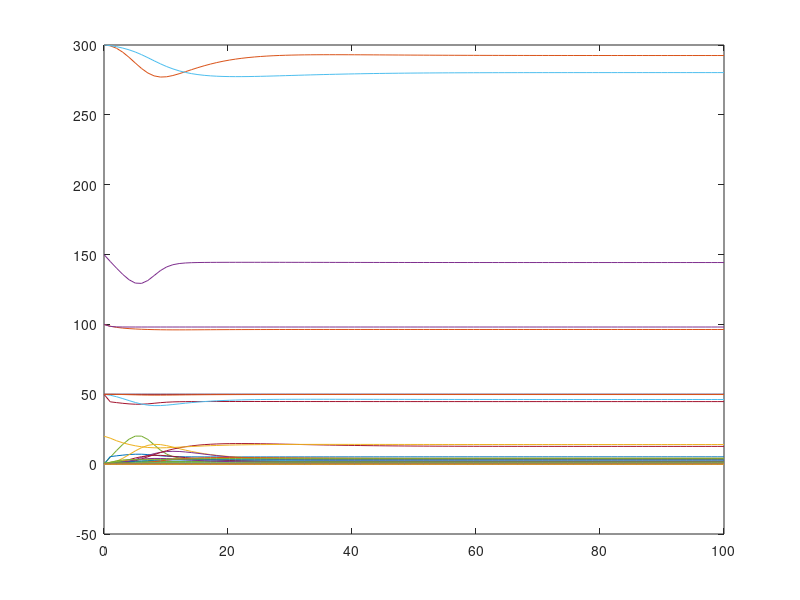

The MATLAB script that drew this image:
% This file works with OCTAVE and is automatically generated with 
% the System Biology Format Converter (http://sbfc.sourceforge.net/)
% from an SBML file.
% To run this file with Matlab you must edit the comments providing
% the definition of the ode solver and the signature for the 
% xdot function.
%
% The conversion system has the following limitations:
%  - You may have to re order some reactions and Assignment Rules definition
%  - Delays are not taken into account
%  - You should change the lsode parameters (start, end, steps) to get better results
%

%
% Model name = DallePezze2016 - Activation of AMPK and mTOR by amino acids
%
% is http://identifiers.org/biomodels.db/MODEL1702270000
% is http://identifiers.org/biomodels.db/BIOMD0000000640
% isDescribedBy http://identifiers.org/pubmed/27869123
%


function main()
%Initial conditions vector
	x0=zeros(45,1);
	x0(1) = 50.0;
	x0(2) = 0.0;
	x0(3) = 0.0;
	x0(4) = 150.0;
	x0(5) = 0.0;
	x0(6) = 0.0;
	x0(7) = 50.0;
	x0(8) = 0.0;
	x0(9) = 300.0;
	x0(10) = 0.0;
	x0(11) = 0.0;
	x0(12) = 0.0;
	x0(13) = 50.0;
	x0(14) = 0.0;
	x0(15) = 0.0;
	x0(16) = 100.0;
	x0(17) = 0.0;
	x0(18) = 100.0;
	x0(19) = 0.0;
	x0(20) = 300.0;
	x0(21) = 0.0;
	x0(22) = 0.0;
	x0(23) = 0.0;
	x0(24) = 20.0;
	x0(25) = 0.0;
	x0(26) = 0.0;
	x0(27) = 0.0;
	x0(28) = 50.0;
	x0(29) = 0.0;
	x0(30) = 50.0;
	x0(31) = 0.0;
	x0(32) = 0.0;
	x0(33) = 1.0;
	x0(34) = 0.0;
	x0(35) = 0.0;
	x0(36) = 0.0;
	x0(37) = 0.0;
	x0(38) = 0.0;
	x0(39) = 0.0;
	x0(40) = 0.0;
	x0(41) = 0.0;
	x0(42) = 0.0;
	x0(43) = 0.0;
	x0(44) = 0.0;
	x0(45) = 0.0;


% Depending on whether you are using Octave or Matlab,
% you should comment / uncomment one of the following blocks.
% This should also be done for the definition of the function f below.
% Start Matlab code
%	tspan=[0:0.01:100];
%	opts = odeset('AbsTol',1e-3);
%	[t,x]=ode23tb(@f,tspan,x0,opts);
% End Matlab code

% Start Octave code
	t=linspace(0,100,100);
	x=lsode('f',x0,t);
% End Octave code


	plot(t,x);
end



% Depending on whether you are using Octave or Matlab,
% you should comment / uncomment one of the following blocks.
% This should also be done for the definition of the function f below.
% Start Matlab code
%function xdot=f(t,x)
% End Matlab code

% Start Octave code
function xdot=f(x,t)
% End Octave code

% Compartment: id = Cell, name = Cell, constant
	compartment_Cell=1.0;
% Parameter:   id =  IRS_phos_by_Amino_Acids, name = IRS_phos_by_Amino_Acids
	global_par_IRS_phos_by_Amino_Acids=0.0331672;
% Parameter:   id =  AMPK_T172_phos_by_Amino_Acids, name = AMPK_T172_phos_by_Amino_Acids
	global_par_AMPK_T172_phos_by_Amino_Acids=17.6284;
% Parameter:   id =  mTORC2_S2481_phos_by_Amino_Acids, name = mTORC2_S2481_phos_by_Amino_Acids
	global_par_mTORC2_S2481_phos_by_Amino_Acids=0.0268658;
% Parameter:   id =  IR_beta_phos_by_Insulin, name = IR_beta_phos_by_Insulin
	global_par_IR_beta_phos_by_Insulin=0.0203796;
% Parameter:   id =  IR_beta_pY1146_dephos, name = IR_beta_pY1146_dephos
	global_par_IR_beta_pY1146_dephos=0.493514;
% Parameter:   id =  IR_beta_ready, name = IR_beta_ready
	global_par_IR_beta_ready=323.611;
% Parameter:   id =  IRS_phos_by_IR_beta_pY1146, name = IRS_phos_by_IR_beta_pY1146
	global_par_IRS_phos_by_IR_beta_pY1146=2.11894;
% Parameter:   id =  IRS_p_phos_by_p70_S6K_pT229_pT389, name = IRS_p_phos_by_p70_S6K_pT229_pT389
	global_par_IRS_p_phos_by_p70_S6K_pT229_pT389=0.338859859949792;
% Parameter:   id =  IRS_phos_by_p70_S6K_pT229_pT389, name = IRS_phos_by_p70_S6K_pT229_pT389
	global_par_IRS_phos_by_p70_S6K_pT229_pT389=0.0863775267376444;
% Parameter:   id =  IRS_pS636_turnover, name = IRS_pS636_turnover
	global_par_IRS_pS636_turnover=25.0;
% Parameter:   id =  AMPK_T172_phos, name = AMPK_T172_phos
	global_par_AMPK_T172_phos=0.490602;
% Parameter:   id =  AMPK_pT172_dephos, name = AMPK_pT172_dephos
	global_par_AMPK_pT172_dephos=165.704;
% Parameter:   id =  Akt_S473_phos_by_mTORC2_pS2481_first, name = Akt_S473_phos_by_mTORC2_pS2481_first
	global_par_Akt_S473_phos_by_mTORC2_pS2481_first=1.31992E-5;
% Parameter:   id =  Akt_S473_phos_by_mTORC2_pS2481_second, name = Akt_S473_phos_by_mTORC2_pS2481_second
	global_par_Akt_S473_phos_by_mTORC2_pS2481_second=0.159093;
% Parameter:   id =  Akt_T308_phos_by_PI3K_p_PDK1_first, name = Akt_T308_phos_by_PI3K_p_PDK1_first
	global_par_Akt_T308_phos_by_PI3K_p_PDK1_first=7.47437;
% Parameter:   id =  Akt_T308_phos_by_PI3K_p_PDK1_second, name = Akt_T308_phos_by_PI3K_p_PDK1_second
	global_par_Akt_T308_phos_by_PI3K_p_PDK1_second=7.47345;
% Parameter:   id =  Akt_pT308_dephos_first, name = Akt_pT308_dephos_first
	global_par_Akt_pT308_dephos_first=88.9654;
% Parameter:   id =  Akt_pT308_dephos_second, name = Akt_pT308_dephos_second
	global_par_Akt_pT308_dephos_second=88.9639;
% Parameter:   id =  Akt_pS473_dephos_first, name = Akt_pS473_dephos_first
	global_par_Akt_pS473_dephos_first=0.376999;
% Parameter:   id =  Akt_pS473_dephos_second, name = Akt_pS473_dephos_second
	global_par_Akt_pS473_dephos_second=0.380005;
% Parameter:   id =  TSC1_TSC2_S1387_phos_by_AMPK_pT172, name = TSC1_TSC2_S1387_phos_by_AMPK_pT172
	global_par_TSC1_TSC2_S1387_phos_by_AMPK_pT172=0.00175772;
% Parameter:   id =  TSC1_TSC2_T1462_phos_by_Akt_pT308, name = TSC1_TSC2_T1462_phos_by_Akt_pT308
	global_par_TSC1_TSC2_T1462_phos_by_Akt_pT308=1.52417;
% Parameter:   id =  TSC1_TSC2_pS1387_dephos, name = TSC1_TSC2_pS1387_dephos
	global_par_TSC1_TSC2_pS1387_dephos=0.25319;
% Parameter:   id =  TSC1_TSC2_pT1462_dephos, name = TSC1_TSC2_pT1462_dephos
	global_par_TSC1_TSC2_pT1462_dephos=147.239;
% Parameter:   id =  mTORC1_pS2448_dephos_by_TSC1_TSC2, name = mTORC1_pS2448_dephos_by_TSC1_TSC2
	global_par_mTORC1_pS2448_dephos_by_TSC1_TSC2=0.00869774;
% Parameter:   id =  mTORC1_S2448_activation_by_Amino_Acids, name = mTORC1_S2448_activation_by_Amino_Acids
	global_par_mTORC1_S2448_activation_by_Amino_Acids=0.0156992;
% Parameter:   id =  mTORC2_pS2481_dephos, name = mTORC2_pS2481_dephos
	global_par_mTORC2_pS2481_dephos=1.42511;
% Parameter:   id =  mTORC2_S2481_phos_by_PI3K_variant_p, name = mTORC2_S2481_phos_by_PI3K_variant_p
	global_par_mTORC2_S2481_phos_by_PI3K_variant_p=0.120736;
% Parameter:   id =  p70_S6K_T229_phos_by_PI3K_p_PDK1_first, name = p70_S6K_T229_phos_by_PI3K_p_PDK1_first
	global_par_p70_S6K_T229_phos_by_PI3K_p_PDK1_first=0.0133520172873009;
% Parameter:   id =  p70_S6K_T229_phos_by_PI3K_p_PDK1_second, name = p70_S6K_T229_phos_by_PI3K_p_PDK1_second
	global_par_p70_S6K_T229_phos_by_PI3K_p_PDK1_second=1.00000002814509E-6;
% Parameter:   id =  p70_S6K_T389_phos_by_mTORC1_pS2448_first, name = p70_S6K_T389_phos_by_mTORC1_pS2448_first
	global_par_p70_S6K_T389_phos_by_mTORC1_pS2448_first=0.00261303413778722;
% Parameter:   id =  p70_S6K_T389_phos_by_mTORC1_pS2448_second, name = p70_S6K_T389_phos_by_mTORC1_pS2448_second
	global_par_p70_S6K_T389_phos_by_mTORC1_pS2448_second=0.110720890919343;
% Parameter:   id =  p70_S6K_pT229_dephos_first, name = p70_S6K_pT229_dephos_first
	global_par_p70_S6K_pT229_dephos_first=1.00000012897033E-6;
% Parameter:   id =  p70_S6K_pT229_dephos_second, name = p70_S6K_pT229_dephos_second
	global_par_p70_S6K_pT229_dephos_second=0.159201353240651;
% Parameter:   id =  p70_S6K_pT389_dephos_first, name = p70_S6K_pT389_dephos_first
	global_par_p70_S6K_pT389_dephos_first=1.10036057608758;
% Parameter:   id =  p70_S6K_pT389_dephos_second, name = p70_S6K_pT389_dephos_second
	global_par_p70_S6K_pT389_dephos_second=1.10215267954479;
% Parameter:   id =  PRAS40_S183_phos_by_mTORC1_pS2448_first, name = PRAS40_S183_phos_by_mTORC1_pS2448_first
	global_par_PRAS40_S183_phos_by_mTORC1_pS2448_first=0.15881;
% Parameter:   id =  PRAS40_S183_phos_by_mTORC1_pS2448_second, name = PRAS40_S183_phos_by_mTORC1_pS2448_second
	global_par_PRAS40_S183_phos_by_mTORC1_pS2448_second=0.0683009;
% Parameter:   id =  PRAS40_T246_phos_by_Akt_pT308_first, name = PRAS40_T246_phos_by_Akt_pT308_first
	global_par_PRAS40_T246_phos_by_Akt_pT308_first=0.279344;
% Parameter:   id =  PRAS40_T246_phos_by_Akt_pT308_second, name = PRAS40_T246_phos_by_Akt_pT308_second
	global_par_PRAS40_T246_phos_by_Akt_pT308_second=0.279401;
% Parameter:   id =  PRAS40_pS183_dephos_first, name = PRAS40_pS183_dephos_first
	global_par_PRAS40_pS183_dephos_first=1.8706;
% Parameter:   id =  PRAS40_pS183_dephos_second, name = PRAS40_pS183_dephos_second
	global_par_PRAS40_pS183_dephos_second=1.88453;
% Parameter:   id =  PRAS40_pT246_dephos_first, name = PRAS40_pT246_dephos_first
	global_par_PRAS40_pT246_dephos_first=11.8759;
% Parameter:   id =  PRAS40_pT246_dephos_second, name = PRAS40_pT246_dephos_second
	global_par_PRAS40_pT246_dephos_second=11.876;
% Parameter:   id =  PI3K_p_PDK1_dephos, name = PI3K_p_PDK1_dephos
	global_par_PI3K_p_PDK1_dephos=0.18913343080532;
% Parameter:   id =  PI3K_PDK1_phos_by_IRS_p, name = PI3K_PDK1_phos_by_IRS_p
	global_par_PI3K_PDK1_phos_by_IRS_p=1.87226757782201E-4;
% Parameter:   id =  PI3K_variant_p_dephos, name = PI3K_variant_p_dephos
	global_par_PI3K_variant_p_dephos=0.108074886441184;
% Parameter:   id =  PI3K_variant_phos_by_IR_beta_pY1146, name = PI3K_variant_phos_by_IR_beta_pY1146
	global_par_PI3K_variant_phos_by_IR_beta_pY1146=5.49027801822575E-4;
% Parameter:   id =  scale_IR_beta_pY1146_obs, name = scale_IR_beta_pY1146_obs
	global_par_scale_IR_beta_pY1146_obs=1.0;
% Parameter:   id =  scale_IRS_pS636_obs, name = scale_IRS_pS636_obs
	global_par_scale_IRS_pS636_obs=1.0;
% Parameter:   id =  scale_AMPK_pT172_obs, name = scale_AMPK_pT172_obs
	global_par_scale_AMPK_pT172_obs=1.0;
% Parameter:   id =  scale_Akt_pT308_obs, name = scale_Akt_pT308_obs
	global_par_scale_Akt_pT308_obs=1.0;
% Parameter:   id =  scale_Akt_pS473_obs, name = scale_Akt_pS473_obs
	global_par_scale_Akt_pS473_obs=1.0;
% Parameter:   id =  scale_TSC1_TSC2_pS1387_obs, name = scale_TSC1_TSC2_pS1387_obs
	global_par_scale_TSC1_TSC2_pS1387_obs=1.0;
% Parameter:   id =  scale_mTOR_pS2448_obs, name = scale_mTOR_pS2448_obs
	global_par_scale_mTOR_pS2448_obs=1.0;
% Parameter:   id =  scale_mTOR_pS2481_obs, name = scale_mTOR_pS2481_obs
	global_par_scale_mTOR_pS2481_obs=1.0;
% Parameter:   id =  scale_p70_S6K_pT229_obs, name = scale_p70_S6K_pT229_obs
	global_par_scale_p70_S6K_pT229_obs=1.0;
% Parameter:   id =  scale_p70_S6K_pT389_obs, name = scale_p70_S6K_pT389_obs
	global_par_scale_p70_S6K_pT389_obs=1.0;
% Parameter:   id =  scale_PRAS40_pT246_obs, name = scale_PRAS40_pT246_obs
	global_par_scale_PRAS40_pT246_obs=1.0;
% Parameter:   id =  scale_PRAS40_pS183_obs, name = scale_PRAS40_pS183_obs
	global_par_scale_PRAS40_pS183_obs=1.0;
% assignmentRule: variable = Insulin
	x(32)=piecewise(0, time < 0, 0);
% assignmentRule: variable = Amino_Acids
	x(33)=piecewise(0, time < 0, 1);
% assignmentRule: variable = IR_beta_pY1146_obs
	x(34)=x(2);
% assignmentRule: variable = IRS_pS636_obs
	x(35)=x(6);
% assignmentRule: variable = AMPK_pT172_obs
	x(36)=x(8);
% assignmentRule: variable = Akt_pT308_obs
	x(37)=x(10)+x(12);
% assignmentRule: variable = Akt_pS473_obs
	x(38)=x(11)+x(12);
% assignmentRule: variable = TSC1_TSC2_pS1387_obs
	x(39)=x(15);
% assignmentRule: variable = mTOR_pS2448_obs
	x(40)=x(17);
% assignmentRule: variable = mTOR_pS2481_obs
	x(41)=x(19);
% assignmentRule: variable = p70_S6K_pT229_obs
	x(42)=x(21)+x(23);
% assignmentRule: variable = p70_S6K_pT389_obs
	x(43)=x(22)+x(23);
% assignmentRule: variable = PRAS40_pT246_obs
	x(44)=x(25)+x(27);
% assignmentRule: variable = PRAS40_pS183_obs
	x(45)=x(26)+x(27);

% Reaction: id = reaction_1, name = reaction_1
	reaction_reaction_1=compartment_Cell*function_1(x(33), x(4), global_par_IRS_phos_by_Amino_Acids);

% Reaction: id = reaction_2, name = reaction_2
	reaction_reaction_2=compartment_Cell*function_2(x(7), global_par_AMPK_T172_phos_by_Amino_Acids, x(33));

% Reaction: id = reaction_3, name = reaction_3
	reaction_reaction_3=compartment_Cell*function_3(x(33), x(18), global_par_mTORC2_S2481_phos_by_Amino_Acids);

% Reaction: id = reaction_4, name = reaction_4
	reaction_reaction_4=compartment_Cell*function_4(x(1), global_par_IR_beta_phos_by_Insulin, x(32));

% Reaction: id = reaction_5, name = reaction_5
	reaction_reaction_5=compartment_Cell*global_par_IR_beta_pY1146_dephos*x(2);

% Reaction: id = reaction_6, name = reaction_6
	reaction_reaction_6=compartment_Cell*global_par_IR_beta_ready*x(3);

% Reaction: id = reaction_7, name = reaction_7
	reaction_reaction_7=compartment_Cell*function_5(x(4), global_par_IRS_phos_by_IR_beta_pY1146, x(2));

% Reaction: id = reaction_8, name = reaction_8
	reaction_reaction_8=compartment_Cell*function_6(x(5), global_par_IRS_p_phos_by_p70_S6K_pT229_pT389, x(23));

% Reaction: id = reaction_9, name = reaction_9
	reaction_reaction_9=compartment_Cell*function_7(x(4), global_par_IRS_phos_by_p70_S6K_pT229_pT389, x(23));

% Reaction: id = reaction_10, name = reaction_10
	reaction_reaction_10=compartment_Cell*global_par_IRS_pS636_turnover*x(6);

% Reaction: id = reaction_11, name = reaction_11
	reaction_reaction_11=compartment_Cell*global_par_PI3K_p_PDK1_dephos*x(31);

% Reaction: id = reaction_12, name = reaction_12
	reaction_reaction_12=compartment_Cell*function_8(x(5), x(30), global_par_PI3K_PDK1_phos_by_IRS_p);

% Reaction: id = reaction_13, name = reaction_13
	reaction_reaction_13=compartment_Cell*global_par_PI3K_variant_p_dephos*x(29);

% Reaction: id = reaction_14, name = reaction_14
	reaction_reaction_14=compartment_Cell*function_9(x(2), x(28), global_par_PI3K_variant_phos_by_IR_beta_pY1146);

% Reaction: id = reaction_15, name = reaction_15
	reaction_reaction_15=compartment_Cell*function_10(x(7), global_par_AMPK_T172_phos, x(5));

% Reaction: id = reaction_16, name = reaction_16
	reaction_reaction_16=compartment_Cell*global_par_AMPK_pT172_dephos*x(8);

% Reaction: id = reaction_17, name = reaction_17
	reaction_reaction_17=compartment_Cell*function_11(x(9), global_par_Akt_T308_phos_by_PI3K_p_PDK1_first, x(31));

% Reaction: id = reaction_18, name = reaction_18
	reaction_reaction_18=compartment_Cell*function_12(x(9), global_par_Akt_S473_phos_by_mTORC2_pS2481_first, x(19));

% Reaction: id = reaction_19, name = reaction_19
	reaction_reaction_19=compartment_Cell*function_13(global_par_Akt_T308_phos_by_PI3K_p_PDK1_second, x(11), x(31));

% Reaction: id = reaction_20, name = reaction_20
	reaction_reaction_20=compartment_Cell*function_14(global_par_Akt_S473_phos_by_mTORC2_pS2481_second, x(10), x(19));

% Reaction: id = reaction_21, name = reaction_21
	reaction_reaction_21=compartment_Cell*global_par_Akt_pT308_dephos_first*x(10);

% Reaction: id = reaction_22, name = reaction_22
	reaction_reaction_22=compartment_Cell*global_par_Akt_pS473_dephos_first*x(11);

% Reaction: id = reaction_23, name = reaction_23
	reaction_reaction_23=compartment_Cell*global_par_Akt_pT308_dephos_second*x(12);

% Reaction: id = reaction_24, name = reaction_24
	reaction_reaction_24=compartment_Cell*global_par_Akt_pS473_dephos_second*x(12);

% Reaction: id = reaction_25, name = reaction_25
	reaction_reaction_25=compartment_Cell*function_15(x(8), x(13), global_par_TSC1_TSC2_S1387_phos_by_AMPK_pT172);

% Reaction: id = reaction_26, name = reaction_26
	reaction_reaction_26=compartment_Cell*function_16(x(10), x(12), x(13), global_par_TSC1_TSC2_T1462_phos_by_Akt_pT308);

% Reaction: id = reaction_27, name = reaction_27
	reaction_reaction_27=compartment_Cell*global_par_TSC1_TSC2_pS1387_dephos*x(15);

% Reaction: id = reaction_28, name = reaction_28
	reaction_reaction_28=compartment_Cell*global_par_TSC1_TSC2_pT1462_dephos*x(14);

% Reaction: id = reaction_29, name = reaction_29
	reaction_reaction_29=compartment_Cell*function_17(x(13), x(15), x(17), global_par_mTORC1_pS2448_dephos_by_TSC1_TSC2);

% Reaction: id = reaction_30, name = reaction_30
	reaction_reaction_30=compartment_Cell*function_18(x(33), x(16), global_par_mTORC1_S2448_activation_by_Amino_Acids);

% Reaction: id = reaction_31, name = reaction_31
	reaction_reaction_31=compartment_Cell*function_19(x(29), x(18), global_par_mTORC2_S2481_phos_by_PI3K_variant_p);

% Reaction: id = reaction_32, name = reaction_32
	reaction_reaction_32=compartment_Cell*global_par_mTORC2_pS2481_dephos*x(19);

% Reaction: id = reaction_33, name = reaction_33
	reaction_reaction_33=compartment_Cell*function_20(x(31), x(20), global_par_p70_S6K_T229_phos_by_PI3K_p_PDK1_first);

% Reaction: id = reaction_34, name = reaction_34
	reaction_reaction_34=compartment_Cell*function_21(x(17), x(20), global_par_p70_S6K_T389_phos_by_mTORC1_pS2448_first);

% Reaction: id = reaction_35, name = reaction_35
	reaction_reaction_35=compartment_Cell*function_22(x(31), global_par_p70_S6K_T229_phos_by_PI3K_p_PDK1_second, x(22));

% Reaction: id = reaction_36, name = reaction_36
	reaction_reaction_36=compartment_Cell*function_23(x(17), global_par_p70_S6K_T389_phos_by_mTORC1_pS2448_second, x(21));

% Reaction: id = reaction_37, name = reaction_37
	reaction_reaction_37=compartment_Cell*global_par_p70_S6K_pT229_dephos_first*x(21);

% Reaction: id = reaction_38, name = reaction_38
	reaction_reaction_38=compartment_Cell*global_par_p70_S6K_pT389_dephos_first*x(22);

% Reaction: id = reaction_39, name = reaction_39
	reaction_reaction_39=compartment_Cell*global_par_p70_S6K_pT229_dephos_second*x(23);

% Reaction: id = reaction_40, name = reaction_40
	reaction_reaction_40=compartment_Cell*global_par_p70_S6K_pT389_dephos_second*x(23);

% Reaction: id = reaction_41, name = reaction_41
	reaction_reaction_41=compartment_Cell*function_24(x(24), global_par_PRAS40_S183_phos_by_mTORC1_pS2448_first, x(17));

% Reaction: id = reaction_42, name = reaction_42
	reaction_reaction_42=compartment_Cell*function_25(x(10), x(12), x(24), global_par_PRAS40_T246_phos_by_Akt_pT308_first);

% Reaction: id = reaction_43, name = reaction_43
	reaction_reaction_43=compartment_Cell*function_26(x(10), x(12), global_par_PRAS40_T246_phos_by_Akt_pT308_second, x(26));

% Reaction: id = reaction_44, name = reaction_44
	reaction_reaction_44=compartment_Cell*function_27(global_par_PRAS40_S183_phos_by_mTORC1_pS2448_second, x(25), x(17));

% Reaction: id = reaction_45, name = reaction_45
	reaction_reaction_45=compartment_Cell*global_par_PRAS40_pS183_dephos_first*x(26);

% Reaction: id = reaction_46, name = reaction_46
	reaction_reaction_46=compartment_Cell*global_par_PRAS40_pT246_dephos_first*x(25);

% Reaction: id = reaction_47, name = reaction_47
	reaction_reaction_47=compartment_Cell*global_par_PRAS40_pS183_dephos_second*x(27);

% Reaction: id = reaction_48, name = reaction_48
	reaction_reaction_48=compartment_Cell*global_par_PRAS40_pT246_dephos_second*x(27);

	xdot=zeros(45,1);
	
% Species:   id = IR_beta, name = IR_beta, affected by kineticLaw
	xdot(1) = (1/(compartment_Cell))*((-1.0 * reaction_reaction_4) + ( 1.0 * reaction_reaction_6));
	
% Species:   id = IR_beta_pY1146, name = IR_beta_pY1146, affected by kineticLaw
	xdot(2) = (1/(compartment_Cell))*(( 1.0 * reaction_reaction_4) + (-1.0 * reaction_reaction_5));
	
% Species:   id = IR_beta_refractory, name = IR_beta_refractory, affected by kineticLaw
	xdot(3) = (1/(compartment_Cell))*(( 1.0 * reaction_reaction_5) + (-1.0 * reaction_reaction_6));
	
% Species:   id = IRS, name = IRS, affected by kineticLaw
	xdot(4) = (1/(compartment_Cell))*((-1.0 * reaction_reaction_1) + (-1.0 * reaction_reaction_7) + (-1.0 * reaction_reaction_9) + ( 1.0 * reaction_reaction_10));
	
% Species:   id = IRS_p, name = IRS_p, affected by kineticLaw
	xdot(5) = (1/(compartment_Cell))*(( 1.0 * reaction_reaction_1) + ( 1.0 * reaction_reaction_7) + (-1.0 * reaction_reaction_8));
	
% Species:   id = IRS_pS636, name = IRS_pS636, affected by kineticLaw
	xdot(6) = (1/(compartment_Cell))*(( 1.0 * reaction_reaction_8) + ( 1.0 * reaction_reaction_9) + (-1.0 * reaction_reaction_10));
	
% Species:   id = AMPK, name = AMPK, affected by kineticLaw
	xdot(7) = (1/(compartment_Cell))*((-1.0 * reaction_reaction_2) + (-1.0 * reaction_reaction_15) + ( 1.0 * reaction_reaction_16));
	
% Species:   id = AMPK_pT172, name = AMPK_pT172, affected by kineticLaw
	xdot(8) = (1/(compartment_Cell))*(( 1.0 * reaction_reaction_2) + ( 1.0 * reaction_reaction_15) + (-1.0 * reaction_reaction_16));
	
% Species:   id = Akt, name = Akt, affected by kineticLaw
	xdot(9) = (1/(compartment_Cell))*((-1.0 * reaction_reaction_17) + (-1.0 * reaction_reaction_18) + ( 1.0 * reaction_reaction_21) + ( 1.0 * reaction_reaction_22));
	
% Species:   id = Akt_pT308, name = Akt_pT308, affected by kineticLaw
	xdot(10) = (1/(compartment_Cell))*(( 1.0 * reaction_reaction_17) + (-1.0 * reaction_reaction_20) + (-1.0 * reaction_reaction_21) + ( 1.0 * reaction_reaction_24));
	
% Species:   id = Akt_pS473, name = Akt_pS473, affected by kineticLaw
	xdot(11) = (1/(compartment_Cell))*(( 1.0 * reaction_reaction_18) + (-1.0 * reaction_reaction_19) + (-1.0 * reaction_reaction_22) + ( 1.0 * reaction_reaction_23));
	
% Species:   id = Akt_pT308_pS473, name = Akt_pT308_pS473, affected by kineticLaw
	xdot(12) = (1/(compartment_Cell))*(( 1.0 * reaction_reaction_19) + ( 1.0 * reaction_reaction_20) + (-1.0 * reaction_reaction_23) + (-1.0 * reaction_reaction_24));
	
% Species:   id = TSC1_TSC2, name = TSC1_TSC2, affected by kineticLaw
	xdot(13) = (1/(compartment_Cell))*((-1.0 * reaction_reaction_25) + (-1.0 * reaction_reaction_26) + ( 1.0 * reaction_reaction_27) + ( 1.0 * reaction_reaction_28));
	
% Species:   id = TSC1_TSC2_pT1462, name = TSC1_TSC2_pT1462, affected by kineticLaw
	xdot(14) = (1/(compartment_Cell))*(( 1.0 * reaction_reaction_26) + (-1.0 * reaction_reaction_28));
	
% Species:   id = TSC1_TSC2_pS1387, name = TSC1_TSC2_pS1387, affected by kineticLaw
	xdot(15) = (1/(compartment_Cell))*(( 1.0 * reaction_reaction_25) + (-1.0 * reaction_reaction_27));
	
% Species:   id = mTORC1, name = mTORC1, affected by kineticLaw
	xdot(16) = (1/(compartment_Cell))*(( 1.0 * reaction_reaction_29) + (-1.0 * reaction_reaction_30));
	
% Species:   id = mTORC1_pS2448, name = mTORC1_pS2448, affected by kineticLaw
	xdot(17) = (1/(compartment_Cell))*((-1.0 * reaction_reaction_29) + ( 1.0 * reaction_reaction_30));
	
% Species:   id = mTORC2, name = mTORC2, affected by kineticLaw
	xdot(18) = (1/(compartment_Cell))*((-1.0 * reaction_reaction_3) + (-1.0 * reaction_reaction_31) + ( 1.0 * reaction_reaction_32));
	
% Species:   id = mTORC2_pS2481, name = mTORC2_pS2481, affected by kineticLaw
	xdot(19) = (1/(compartment_Cell))*(( 1.0 * reaction_reaction_3) + ( 1.0 * reaction_reaction_31) + (-1.0 * reaction_reaction_32));
	
% Species:   id = p70_S6K, name = p70_S6K, affected by kineticLaw
	xdot(20) = (1/(compartment_Cell))*((-1.0 * reaction_reaction_33) + (-1.0 * reaction_reaction_34) + ( 1.0 * reaction_reaction_37) + ( 1.0 * reaction_reaction_38));
	
% Species:   id = p70_S6K_pT229, name = p70_S6K_pT229, affected by kineticLaw
	xdot(21) = (1/(compartment_Cell))*(( 1.0 * reaction_reaction_33) + (-1.0 * reaction_reaction_36) + (-1.0 * reaction_reaction_37) + ( 1.0 * reaction_reaction_40));
	
% Species:   id = p70_S6K_pT389, name = p70_S6K_pT389, affected by kineticLaw
	xdot(22) = (1/(compartment_Cell))*(( 1.0 * reaction_reaction_34) + (-1.0 * reaction_reaction_35) + (-1.0 * reaction_reaction_38) + ( 1.0 * reaction_reaction_39));
	
% Species:   id = p70_S6K_pT229_pT389, name = p70_S6K_pT229_pT389, affected by kineticLaw
	xdot(23) = (1/(compartment_Cell))*(( 1.0 * reaction_reaction_35) + ( 1.0 * reaction_reaction_36) + (-1.0 * reaction_reaction_39) + (-1.0 * reaction_reaction_40));
	
% Species:   id = PRAS40, name = PRAS40, affected by kineticLaw
	xdot(24) = (1/(compartment_Cell))*((-1.0 * reaction_reaction_41) + (-1.0 * reaction_reaction_42) + ( 1.0 * reaction_reaction_45) + ( 1.0 * reaction_reaction_46));
	
% Species:   id = PRAS40_pT246, name = PRAS40_pT246, affected by kineticLaw
	xdot(25) = (1/(compartment_Cell))*(( 1.0 * reaction_reaction_42) + (-1.0 * reaction_reaction_44) + (-1.0 * reaction_reaction_46) + ( 1.0 * reaction_reaction_47));
	
% Species:   id = PRAS40_pS183, name = PRAS40_pS183, affected by kineticLaw
	xdot(26) = (1/(compartment_Cell))*(( 1.0 * reaction_reaction_41) + (-1.0 * reaction_reaction_43) + (-1.0 * reaction_reaction_45) + ( 1.0 * reaction_reaction_48));
	
% Species:   id = PRAS40_pT246_pS183, name = PRAS40_pT246_pS183, affected by kineticLaw
	xdot(27) = (1/(compartment_Cell))*(( 1.0 * reaction_reaction_43) + ( 1.0 * reaction_reaction_44) + (-1.0 * reaction_reaction_47) + (-1.0 * reaction_reaction_48));
	
% Species:   id = PI3K_variant, name = PI3K_variant, affected by kineticLaw
	xdot(28) = (1/(compartment_Cell))*(( 1.0 * reaction_reaction_13) + (-1.0 * reaction_reaction_14));
	
% Species:   id = PI3K_variant_p, name = PI3K_variant_p, affected by kineticLaw
	xdot(29) = (1/(compartment_Cell))*((-1.0 * reaction_reaction_13) + ( 1.0 * reaction_reaction_14));
	
% Species:   id = PI3K_PDK1, name = PI3K_PDK1, affected by kineticLaw
	xdot(30) = (1/(compartment_Cell))*(( 1.0 * reaction_reaction_11) + (-1.0 * reaction_reaction_12));
	
% Species:   id = PI3K_p_PDK1, name = PI3K_p_PDK1, affected by kineticLaw
	xdot(31) = (1/(compartment_Cell))*((-1.0 * reaction_reaction_11) + ( 1.0 * reaction_reaction_12));
	
% Species:   id = Insulin, name = Insulin, involved in a rule 	xdot(32) = x(32);
	
% Species:   id = Amino_Acids, name = Amino_Acids, involved in a rule 	xdot(33) = x(33);
	
% Species:   id = IR_beta_pY1146_obs, name = IR_beta_pY1146_obs, involved in a rule 	xdot(34) = x(34);
	
% Species:   id = IRS_pS636_obs, name = IRS_pS636_obs, involved in a rule 	xdot(35) = x(35);
	
% Species:   id = AMPK_pT172_obs, name = AMPK_pT172_obs, involved in a rule 	xdot(36) = x(36);
	
% Species:   id = Akt_pT308_obs, name = Akt_pT308_obs, involved in a rule 	xdot(37) = x(37);
	
% Species:   id = Akt_pS473_obs, name = Akt_pS473_obs, involved in a rule 	xdot(38) = x(38);
	
% Species:   id = TSC1_TSC2_pS1387_obs, name = TSC1_TSC2_pS1387_obs, involved in a rule 	xdot(39) = x(39);
	
% Species:   id = mTOR_pS2448_obs, name = mTOR_pS2448_obs, involved in a rule 	xdot(40) = x(40);
	
% Species:   id = mTOR_pS2481_obs, name = mTOR_pS2481_obs, involved in a rule 	xdot(41) = x(41);
	
% Species:   id = p70_S6K_pT229_obs, name = p70_S6K_pT229_obs, involved in a rule 	xdot(42) = x(42);
	
% Species:   id = p70_S6K_pT389_obs, name = p70_S6K_pT389_obs, involved in a rule 	xdot(43) = x(43);
	
% Species:   id = PRAS40_pT246_obs, name = PRAS40_pT246_obs, involved in a rule 	xdot(44) = x(44);
	
% Species:   id = PRAS40_pS183_obs, name = PRAS40_pS183_obs, involved in a rule 	xdot(45) = x(45);
end

function z=function_6(IRS_p,IRS_p_phos_by_p70_S6K_pT229_pT389,p70_S6K_pT229_pT389), z=(IRS_p_phos_by_p70_S6K_pT229_pT389*IRS_p*p70_S6K_pT229_pT389);end

function z=function_3(Amino_Acids,mTORC2,mTORC2_S2481_phos_by_Amino_Acids), z=(mTORC2_S2481_phos_by_Amino_Acids*mTORC2*Amino_Acids);end

function z=function_14(Akt_S473_phos_by_mTORC2_pS2481_second,Akt_pT308,mTORC2_pS2481), z=(Akt_S473_phos_by_mTORC2_pS2481_second*Akt_pT308*mTORC2_pS2481);end

function z=function_17(TSC1_TSC2,TSC1_TSC2_pS1387,mTORC1_pS2448,mTORC1_pS2448_dephos_by_TSC1_TSC2), z=(mTORC1_pS2448_dephos_by_TSC1_TSC2*mTORC1_pS2448*(TSC1_TSC2+TSC1_TSC2_pS1387));end

function z=function_20(PI3K_p_PDK1,p70_S6K,p70_S6K_T229_phos_by_PI3K_p_PDK1_first), z=(p70_S6K_T229_phos_by_PI3K_p_PDK1_first*p70_S6K*PI3K_p_PDK1);end

function z=function_19(PI3K_variant_p,mTORC2,mTORC2_S2481_phos_by_PI3K_variant_p), z=(mTORC2_S2481_phos_by_PI3K_variant_p*mTORC2*PI3K_variant_p);end

function z=function_2(AMPK,AMPK_T172_phos_by_Amino_Acids,Amino_Acids), z=(AMPK_T172_phos_by_Amino_Acids*AMPK*Amino_Acids);end

function z=function_4(IR_beta,IR_beta_phos_by_Insulin,Insulin), z=(IR_beta_phos_by_Insulin*IR_beta*Insulin);end

function z=function_23(mTORC1_pS2448,p70_S6K_T389_phos_by_mTORC1_pS2448_second,p70_S6K_pT229), z=(p70_S6K_T389_phos_by_mTORC1_pS2448_second*p70_S6K_pT229*mTORC1_pS2448);end

function z=function_22(PI3K_p_PDK1,p70_S6K_T229_phos_by_PI3K_p_PDK1_second,p70_S6K_pT389), z=(p70_S6K_T229_phos_by_PI3K_p_PDK1_second*p70_S6K_pT389*PI3K_p_PDK1);end

function z=function_16(Akt_pT308,Akt_pT308_pS473,TSC1_TSC2,TSC1_TSC2_T1462_phos_by_Akt_pT308), z=(TSC1_TSC2_T1462_phos_by_Akt_pT308*TSC1_TSC2*(Akt_pT308+Akt_pT308_pS473));end

function z=function_11(Akt,Akt_T308_phos_by_PI3K_p_PDK1_first,PI3K_p_PDK1), z=(Akt_T308_phos_by_PI3K_p_PDK1_first*Akt*PI3K_p_PDK1);end

function z=function_27(PRAS40_S183_phos_by_mTORC1_pS2448_second,PRAS40_pT246,mTORC1_pS2448), z=(PRAS40_S183_phos_by_mTORC1_pS2448_second*PRAS40_pT246*mTORC1_pS2448);end

function z=function_26(Akt_pT308,Akt_pT308_pS473,PRAS40_T246_phos_by_Akt_pT308_second,PRAS40_pS183), z=(PRAS40_T246_phos_by_Akt_pT308_second*PRAS40_pS183*(Akt_pT308+Akt_pT308_pS473));end

function z=function_7(IRS,IRS_phos_by_p70_S6K_pT229_pT389,p70_S6K_pT229_pT389), z=(IRS_phos_by_p70_S6K_pT229_pT389*IRS*p70_S6K_pT229_pT389);end

function z=function_15(AMPK_pT172,TSC1_TSC2,TSC1_TSC2_S1387_phos_by_AMPK_pT172), z=(TSC1_TSC2_S1387_phos_by_AMPK_pT172*TSC1_TSC2*AMPK_pT172);end

function z=function_9(IR_beta_pY1146,PI3K_variant,PI3K_variant_phos_by_IR_beta_pY1146), z=(PI3K_variant_phos_by_IR_beta_pY1146*PI3K_variant*IR_beta_pY1146);end

function z=function_12(Akt,Akt_S473_phos_by_mTORC2_pS2481_first,mTORC2_pS2481), z=(Akt_S473_phos_by_mTORC2_pS2481_first*Akt*mTORC2_pS2481);end

function z=function_18(Amino_Acids,mTORC1,mTORC1_S2448_activation_by_Amino_Acids), z=(mTORC1_S2448_activation_by_Amino_Acids*mTORC1*Amino_Acids);end

function z=function_10(AMPK,AMPK_T172_phos,IRS_p), z=(AMPK_T172_phos*AMPK*IRS_p);end

function z=function_13(Akt_T308_phos_by_PI3K_p_PDK1_second,Akt_pS473,PI3K_p_PDK1), z=(Akt_T308_phos_by_PI3K_p_PDK1_second*Akt_pS473*PI3K_p_PDK1);end

function z=function_8(IRS_p,PI3K_PDK1,PI3K_PDK1_phos_by_IRS_p), z=(PI3K_PDK1_phos_by_IRS_p*PI3K_PDK1*IRS_p);end

function z=function_21(mTORC1_pS2448,p70_S6K,p70_S6K_T389_phos_by_mTORC1_pS2448_first), z=(p70_S6K_T389_phos_by_mTORC1_pS2448_first*p70_S6K*mTORC1_pS2448);end

function z=function_5(IRS,IRS_phos_by_IR_beta_pY1146,IR_beta_pY1146), z=(IRS_phos_by_IR_beta_pY1146*IRS*IR_beta_pY1146);end

function z=function_24(PRAS40,PRAS40_S183_phos_by_mTORC1_pS2448_first,mTORC1_pS2448), z=(PRAS40_S183_phos_by_mTORC1_pS2448_first*PRAS40*mTORC1_pS2448);end

function z=function_25(Akt_pT308,Akt_pT308_pS473,PRAS40,PRAS40_T246_phos_by_Akt_pT308_first), z=(PRAS40_T246_phos_by_Akt_pT308_first*PRAS40*(Akt_pT308+Akt_pT308_pS473));end

function z=function_1(Amino_Acids,IRS,IRS_phos_by_Amino_Acids), z=(IRS_phos_by_Amino_Acids*IRS*Amino_Acids);end

% adding few functions representing operators used in SBML but not present directly 
% in either matlab or octave. 
function z=pow(x,y),z=x^y;end
function z=root(x,y),z=y^(1/x);end
function z = piecewise(varargin)
	numArgs = nargin;
	result = 0;
	foundResult = 0;
	for k=1:2: numArgs-1
		if varargin{k+1} == 1
			result = varargin{k};
			foundResult = 1;
			break;
		end
	end
	if foundResult == 0
		result = varargin{numArgs};
	end
	z = result;
end


